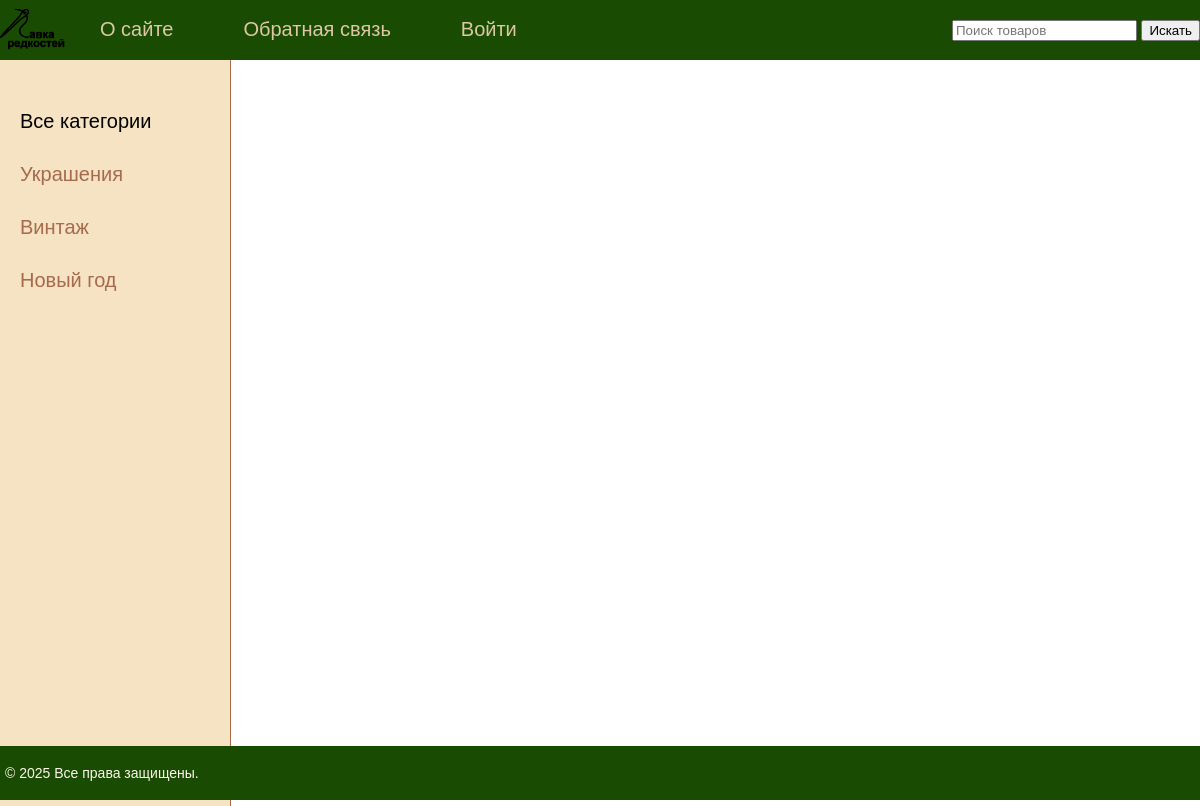
Before: / with the older database file.
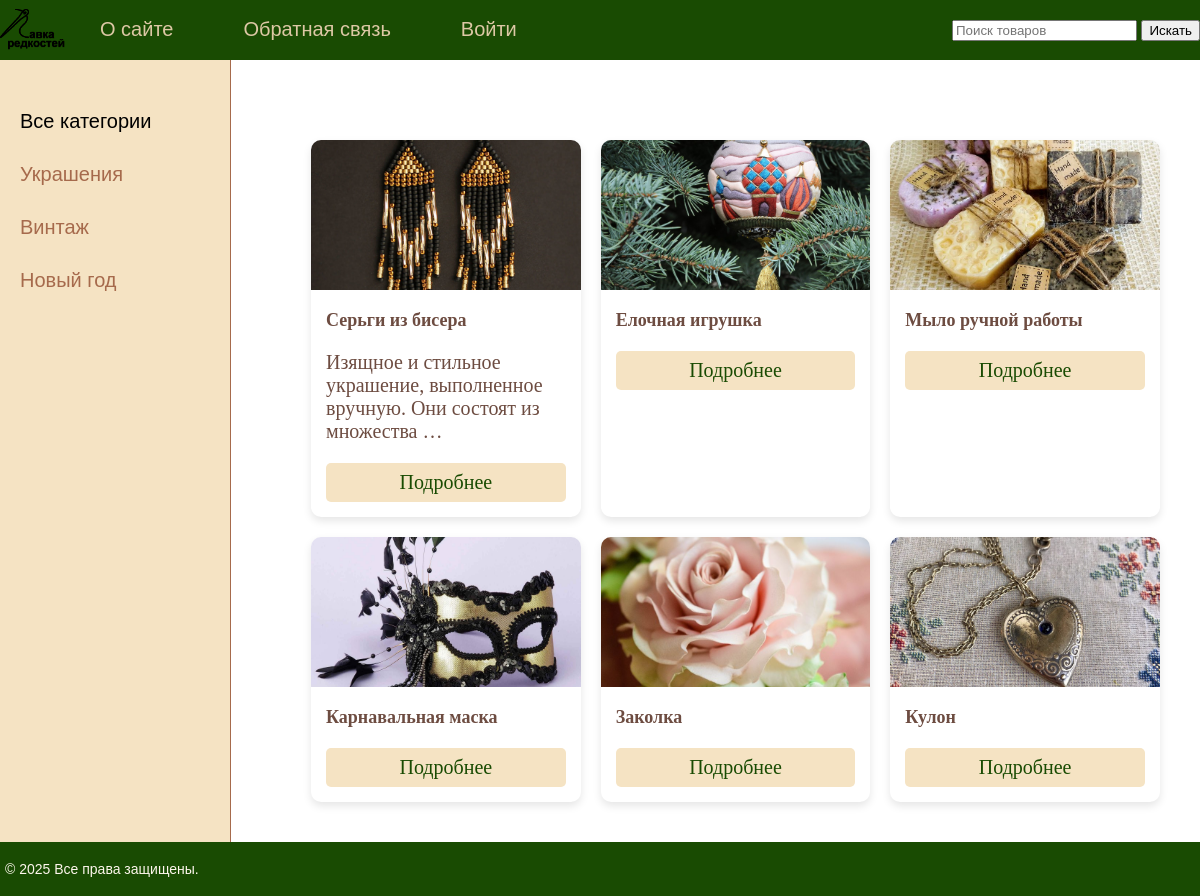
After: the same page with the newer database file.
### products/models.py (models this page shows, shortened)
class Product(models.Model):
    title = models.CharField(max_length=255)
    content = models.TextField(blank=True)
    image = models.ImageField()
    is_published = models.BooleanField(default=True)

### core/views.py (the view)
# urls.py: path('', views.index, name='home'),
def index(request):
    products = Product.objects.all()
    data = {
        'title': 'Главная страница',
        'menu': menu,
        'products': products,
    }
    return render(request, 'core/index.html', data)

### products/converters.py (called while the page is built)
    def to_url(self, value):
        return value

### products/templatetags/products_tags.py (called while the page is built)
@register.inclusion_tag('products/list.html')
def show_categories(cat_selected=0):
    categories = views.categories_db
    return {"categories": categories, 'cat_selected': cat_selected}

### core/templates/core/index.html
{% extends 'base.html' %}
{% load static %}
{% block content %}
<div class="container">
  <div class="grid">
    {% for p in products %}
      {% if p.is_published %}
        <div class="card">
          <img src="{% static 'core/images/' %}{{ p.image }}" alt="{{ p.title }}">
          <div class="card-body">
            <h5 class="card-title">{{ p.title }}</h5>
            {% autoescape off %}
              <p class="card-text">{{ p.content|linebreaks|truncatewords:10 }}</p>
            {% endautoescape %}
            <a href="{% url 'product_detail' p.id %}" class="btn">Подробнее</a>
          </div>
        </div>
      {% endif %}
    {% endfor %}
  </div>
</div>
{% endblock %}

### templates/base.html (shortened to what this page needs)
{% load products_tags %}
{% load static %}
<!DOCTYPE html>
<html>
<head>
	<link type="text/css" href="{% static 'core/css/styles.css' %}" rel="stylesheet" />
</head>
<body>
<table class="table-page" border=0 cellpadding="0" cellspacing="0">
<tr><td valign=top>
{% block mainmenu %}
<div class="header">
	<ul id="mainmenu" class="mainmenu">
		<li class="logo"><a href="{% url 'home' %}">
			<div class="logo"></div</a></li>
		{% for m in menu %}
			{% if not forloop.last %}
				<li>{% else %}
				<li class="last">{% endif %}
				<a href="{% url m.url_name %}">{{ m.title }}</a></li>
		{% endfor %}
	</ul>
	<form method="GET" action="{% url 'product_search' %}" class="search-form">
		<input type="text" name="q" placeholder="Поиск товаров">
		<button type="submit">Искать</button>
	</form>
</div>
{% endblock mainmenu %}
<table class="table-content" border=0 cellpadding="0" cellspacing="0">
<tr>
	<td valign="top" class="left-chapters">
	<ul id="leftchapters">
		{% if cat_selected == 0 or cat_selected is None %}
		<li class="selected">Все категории</li>
		{% else %}
		<li><a href="{% url 'home' %}">Все категории</a></li>
		{% endif %}
		{% show_categories cat_selected %}
	</ul>
</td>
<td valign="top" class="content">
	<div class="content-text">
{% block content %}
{% endblock %}
	</div>
</td></tr></table>
</td></tr>
<tr><td valign=top>
	<div id="footer">
		<p>&copy; 2025 Все права защищены.</p>
	</div>
</td></tr></table>
</body>
</html>

### products/templates/products/list.html
{% for cat in categories %}
{% if cat.id == cat_selected %}
<li class="selected">{{cat.name}}</li>
{% else %}
<li><a href="{% url 'category_detail' cat.slug %}">{{cat.name}}</a></li>
{% endif %}
{% endfor %}

### core/static/core/css/styles.css (style rules this page uses)
html, body { font-family: 'Arial'; margin: 0; padding: 0; height: 100%; width: 100%; color: #6D4C41; }
a { color: #6A8CA3; text-decoration: none; }
img { max-width: 600px; height: auto; }
.table-page { width: 100%; height: 100%; vertical-align: top; }
.table-page tr { height: 100%; }
.header { background: #194b02; height: 60px; display: flex; justify-content: space-between; align-items: center; }
.search-form { margin-left: 20px; }
.logo { background: url("/static/core/images/logo.png") no-repeat 10px 5px; background-size: contain; background-position: center; background-repeat: no-repeat; width: 70px; height: 60px; }
ul.mainmenu { list-style: none; margin: 0; padding: 0; height: 60px; color: #6D4C41; font-size: 20px; overflow: hidden; background: #194b02; }
ul.mainmenu li { float: left; margin: 18px 40px 0 30px; }
ul.mainmenu li.logo { margin: 0; }
ul.mainmenu li.last { float: right; }
ul.mainmenu li a { color: #ddc8a5; text-decoration: none; }
.table-content { width: 100%; min-height: 100%; height: 100%; }
.left-chapters { margin: 0; background: #F5E3C3; border-right: 1px solid #A66A4C; }
.left-chapters ul { width: 200px; margin: 0; padding: 20px 10px 10px 20px; list-style: none; font-size: 20px; }
.left-chapters ul li { margin: 30px 0 0 0; color: #6D4C41; }
.left-chapters ul li.selected { color: #000000; }
.left-chapters ul li a { color: #A66A4C; text-decoration: none; }
.content { font-family: 'Arial'; padding: 40px 20px 20px 40px; width: 100%; box-sizing: border-box; }
.content-text { margin: 20px 0 0 20px; color: #6D4C41; font-size: 20px; font-family: Yandex Sans Display Light; }
#footer { box-sizing: border-box; background: #194b02; padding: 5px; color: #FDF6EC; font-size: 14px; font-family: Verdana, Geneva, Arial, Helvetica; text-align: left; overflow: hidden; }
.container { max-width: 1200px; margin: 0 auto; padding: 20px; }
.grid { display: grid; grid-template-columns: repeat(auto-fit, minmax(250px, 1fr)); gap: 20px; }
.card { background: white; border-radius: 10px; box-shadow: 0 4px 8px rgba(0, 0, 0, 0.1); overflow: hidden; transition: transform 0.2s; }
.card img { width: 100%; height: 150px; object-fit: cover; }
.card-body { padding: 15px; }
.card-title { font-size: 18px; margin: 0 0 10px; }
.card-text { font-size: 14px; color: #555; }
.btn { display: block; text-align: center; padding: 8px; background: #F5E3C3; color: #194b02; text-decoration: none; border-radius: 5px; }

Changed rows visible on the page:
added Product: image (picture), title "Серьги из бисера", content "Изящное и стильное украшение, выполненное вручную. Они состоят из множества …"
added Product: image (picture), title "Елочная игрушка"
added Product: image (picture), title "Мыло ручной работы"
added Product: image (picture), title "Карнавальная маска"
added Product: image (picture), title "Заколка"
added Product: image (picture), title "Кулон"
